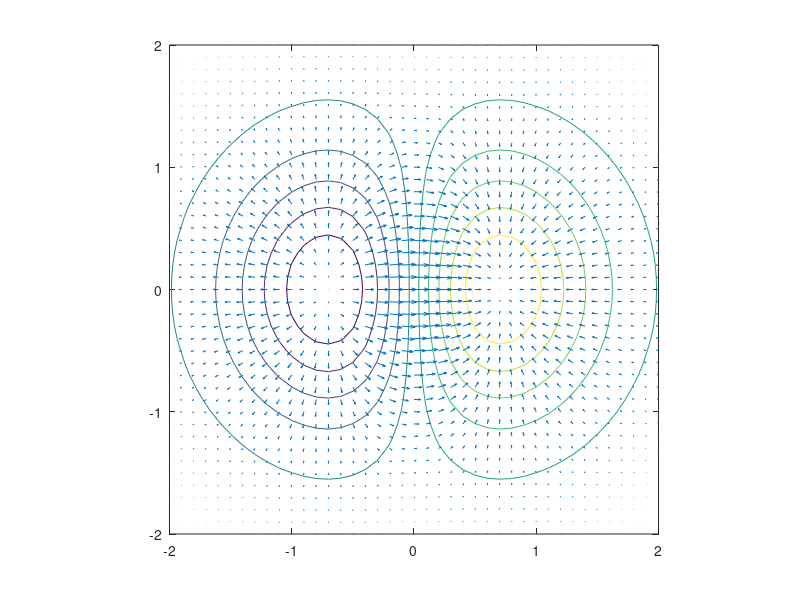

Reproduce this figure in MATLAB.
figure
[X,Y] = meshgrid(-2:.1:2);
Z = X.*exp(-X.^2 - Y.^2);
[DX,DY] = gradient(Z,.2,.2);
contour(X,Y,Z)
hold on
quiver(X,Y,DX,DY)

axis equal
hold off